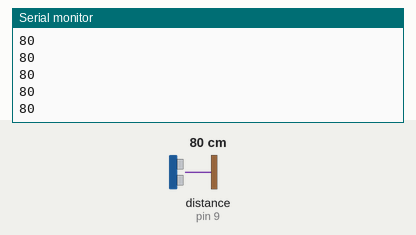
Bench run of a sketch on a simulated Arduino Uno, built with avr-gcc and run on an emulated ATmega328P. On the bench: the last lines printed to the serial monitor. Wiring (inferred from the names in the program): ultrasonic range finder: trigger pin 8; echo pin 9. The inputs (shaded band) are chosen by the test bench; at power-on: distance to the obstacle (sensor on pin 9) 80 cm. The echo pulse lasts 58.3 µs per cm.

Above: at 1.2 s.
1.3 s: distance to the obstacle (sensor on pin 9) set to 2 cm
At 1.31 s:
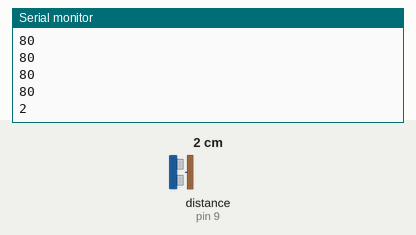
2.8 s: distance to the obstacle (sensor on pin 9) set to 4 cm
At 2.83 s:
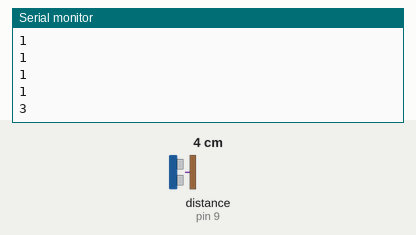
Timing chart, 0 to 5.8 s (numbered marks = the images above; inputs shaded):
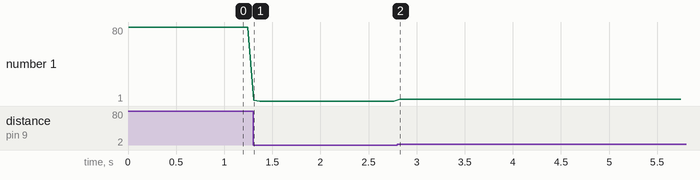

Measured:
- after the input at 1.3 s, the serial monitor: prints a new line at once (image 1)
- after the input at 2.8 s, the serial monitor: prints a new line at once (image 2)
- plotted number 1: 80 → 1 after the input at 1.3 s, 1 → 3 after the input at 2.8 s

The sketch:

HC_SR04_Ultrasonic_Sensor.ino
```cpp
const int trigPin = 8;
const int echoPin = 9;
unsigned long distance;
unsigned long duration;

void setup() {
  // put your setup code here, to run once:
  pinMode(trigPin, OUTPUT);
  pinMode(echoPin, INPUT);
  Serial.begin(9600);
}

void loop() {
  // put your main code here, to run repeatedly:
  distance = readUltrasonicDistance();
  Serial.print(distance, DEC);
  Serial.print("\r\n");
  delay(60);
}

unsigned long readUltrasonicDistance(){
  //Send out trigger pulse
  digitalWrite(trigPin, HIGH);
  delayMicroseconds(10);
  digitalWrite(trigPin, LOW);

  //Read echo pulse length
  duration = pulseIn(echoPin, HIGH);
  return duration/58;

}
```
